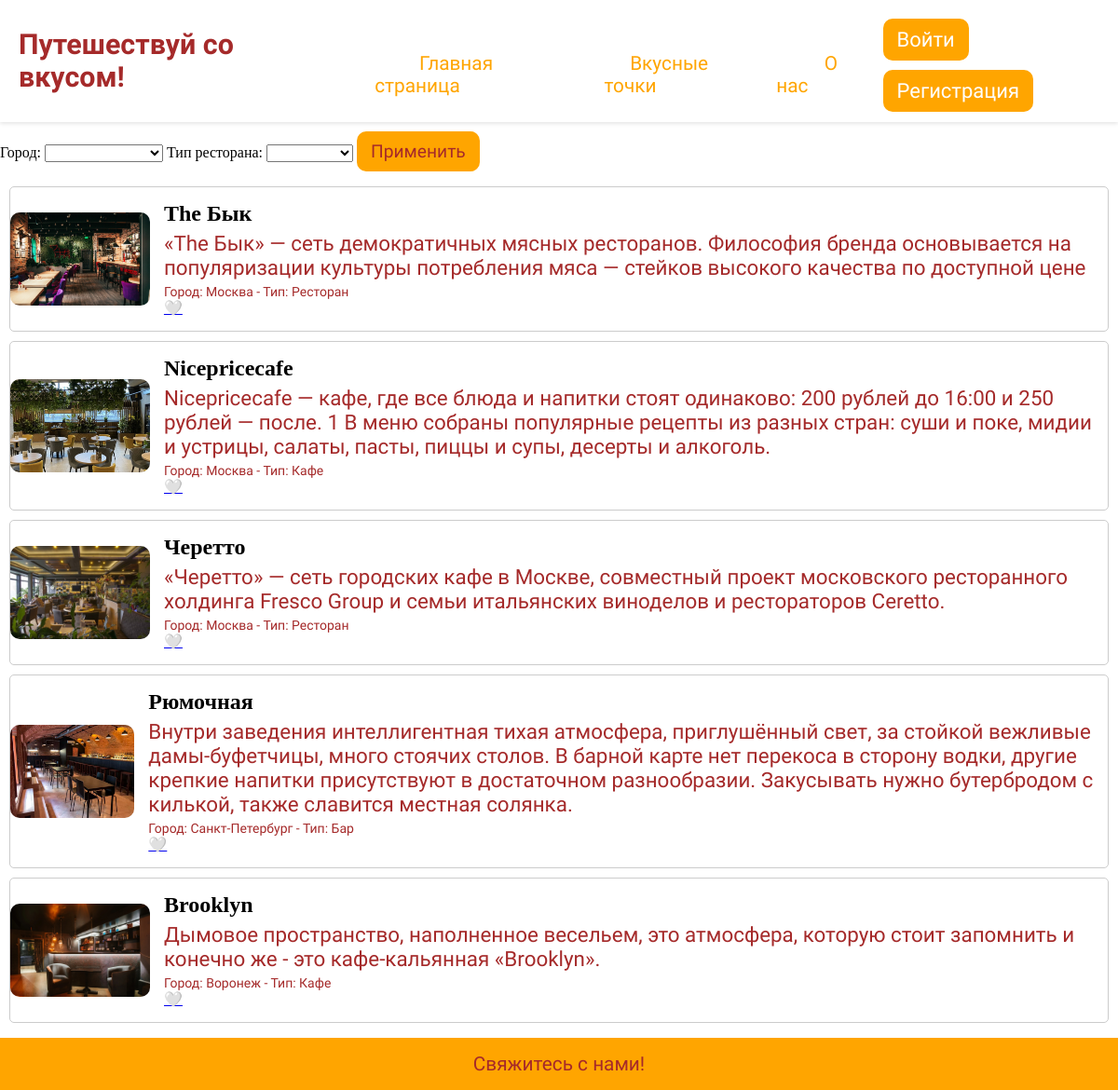
Page /points/ on the earlier database version.
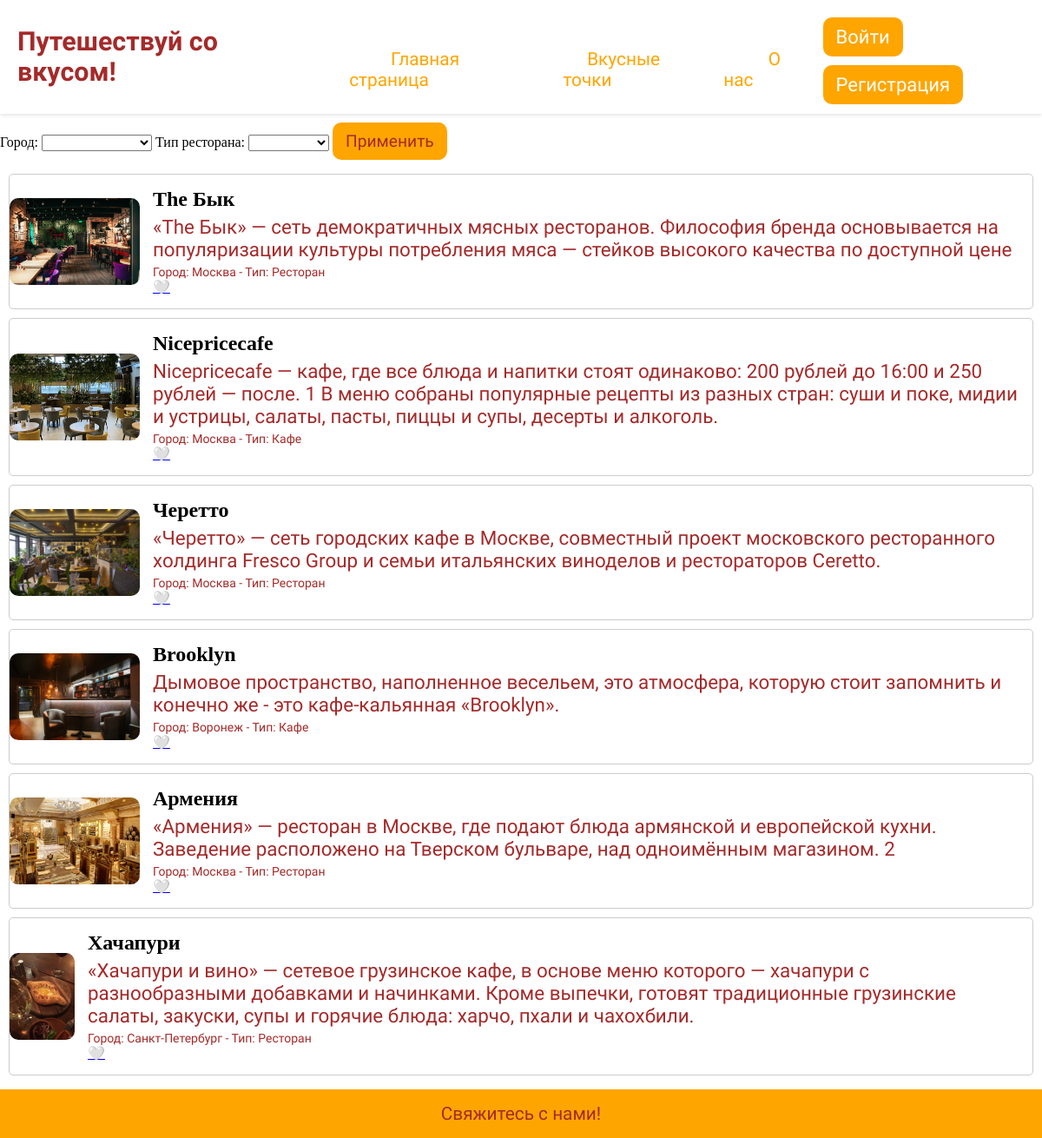
Same page on the later database version.
### points/models.py (models this page shows, shortened)
class Point(models.Model):
    name = models.CharField(max_length=100, null=False)
    description = models.CharField(max_length=400)
    type_p = models.ForeignKey(TypeOfPoint, on_delete=models.CASCADE)
    image = models.ImageField(upload_to='img')
    city = models.ForeignKey(CityOfPoint, on_delete=models.CASCADE, default=None)

class CityOfPoint(models.Model):
    city = models.CharField(max_length=50)

class TypeOfPoint(models.Model):
    name = models.CharField(max_length=50)

### points/views.py (the view)
# urls.py: path('points/', get_points, name="point"),
def get_points(request):
    city_filter = request.GET.get('city')  # Получаем параметр фильтрации по городу
    type_filter = request.GET.get('type')  # Получаем параметр фильтрации по типу ресторана
    points = Point.objects.all()
    if city_filter:
        points = points.filter(city__id=city_filter)  # Фильтруем по ID города
    if type_filter:
        points = points.filter(type_p__id=type_filter)  # Фильтруем по ID типа ресторана
    cities = CityOfPoint.objects.all()
    types = TypeOfPoint.objects.all()
    if request.user.is_authenticated:
        liked_points = Like.objects.filter(user=request.user).values_list('point_id', flat=True)
        return render(request, 'points.html', {
        'points': points,
        'liked_points': liked_points,
        'cities': cities,
        'types': types,
        })
    else:
        return render(request, 'points.html', {
        'points': points,
        'cities': cities,
        'types': types,
        })

### points/templates/points.html (shortened to what this page needs)
<!DOCTYPE html>
<html>
    <head>
        {% load static %}
        <link href = "{% static 'css/style.css' %}" rel="stylesheet" type="text/css">
    </head>
    <body>
        <div id = "content">
            <header>
                <div id = "name">
                    <h1 >Путешествуй со вкусом!</h1>
                </div>
                <nav>
                    <ul>
                        <li><a href = "{% url 'home' %}"><span class="tooltip">Главная страница</span></a></li>
                        <li><a href="{% url 'point' %}">Вкусные точки</span></a></li>
                        <li><a href = "{% url 'contacts' %}">О нас</span></a></li>
                    </ul>
                </nav>
                <div class="actions">
                    {% if user.is_authenticated %}
                        <form action="{% url 'logout' %}" method="post" style="display: inline;">
                            {% csrf_token %}
                            <button type="submit" class="auth">Выйти</button>
                        </form>
                    {% else %}
                        <button><a href="{% url 'login' %}" class="auth">Войти</a></button>
                        <button><a href="{% url 'register' %}" class="auth">Регистрация</a></button>
                    {% endif %}
                </div>
            </header>
        </div>
        <div id = "main">
            <form method="GET">
                <label for="city">Город:</label>
                <select name="city" id="city">
                    <option value=""></option>
                    {% for city in cities %}
                        <option value="{{ city.id }}">{{ city.city }}</option>
                    {% endfor %}
                </select>
                <label for="type">Тип ресторана:</label>
                <select name="type" id="type">
                    <option value=""></option>
                    {% for type in types %}
                        <option value="{{ type.id }}">{{ type.name }}</option>
                    {% endfor %}
                </select>
                <button type="submit">Применить</button>
            </form>
            <ul>
                {% for point in points %}
                    <li class="tp">
                        <div class="point-container">
                            {% if point.image %}
                            <img src="{% static point.image.url %}" alt="{{ point.name }}" class="point-image">
                            {% endif %}
                            <div class="point-details">
                                <h3 class="point-name">{{ point.name }}</h3>
                                <p class="point-description">{{ point.description }}</p>
                                <p class="point-location">Город: {{ point.city.city }} - Тип: {{ point.type_p.name }}</p>
                                <div class="like-section">
                                    {% if request.user.is_authenticated %}
                                        <a href="#" class="like-button" data-point-id="{{ point.id }}">
                                            {% if point.id in liked_points %}
                                                ❤️
                                            {% else %}
                                                🤍
                                            {% endif %}
                                        </a>
                                    {% else %}
                                        <a href="{% url 'login' %}?next={{ request.path }}" class="like-button">
                                            🤍
                                        </a>
                                    {% endif %}
                                </div>
                            </div>
                        </div>
                    </li>
                {% empty %}
                    <li>Нет доступных точек.</li>
                {% endfor %}
            </ul>
        </div>
        <footer>
            <a href="{% url 'contacts' %}">Свяжитесь с нами!</a>
        </footer>
    </body>
</html>

Differences in the rows shown:
removed Point: image (picture), name "Рюмочная", description "Внутри заведения интеллигентная тихая атмосфера, приглушённый свет, за стойкой вежливые дамы-буфетчицы, много стоячих столов. В барной карте нет перекоса в сторону водки, другие крепкие напитки присутствуют в достаточном разнообразии. Закусывать нужно бутербродом с килькой, также славится местная солянка.", city.city "Санкт-Петербург", type_p.name "Бар"
added Point: image (picture), name "Армения", description "«Армения» — ресторан в Москве, где подают блюда армянской и европейской кухни. Заведение расположено на Тверском бульваре, над одноимённым магазином. 2", city.city "Москва", type_p.name "Ресторан"
added Point: image (picture), name "Хачапури", description "«Хачапури и вино» — сетевое грузинское кафе, в основе меню которого — хачапури с разнообразными добавками и начинками. Кроме выпечки, готовят традиционные грузинские салаты, закуски, супы и горячие блюда: харчо, пхали и чахохбили.", city.city "Санкт-Петербург", type_p.name "Ресторан"
